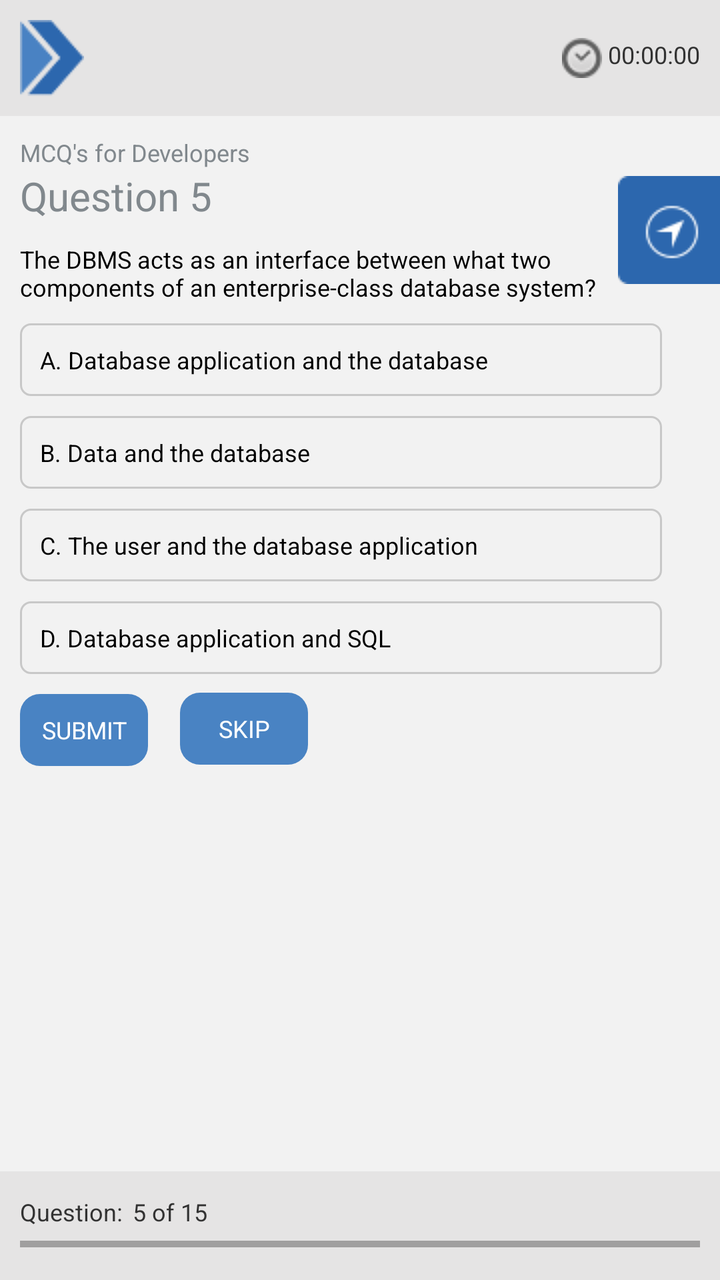
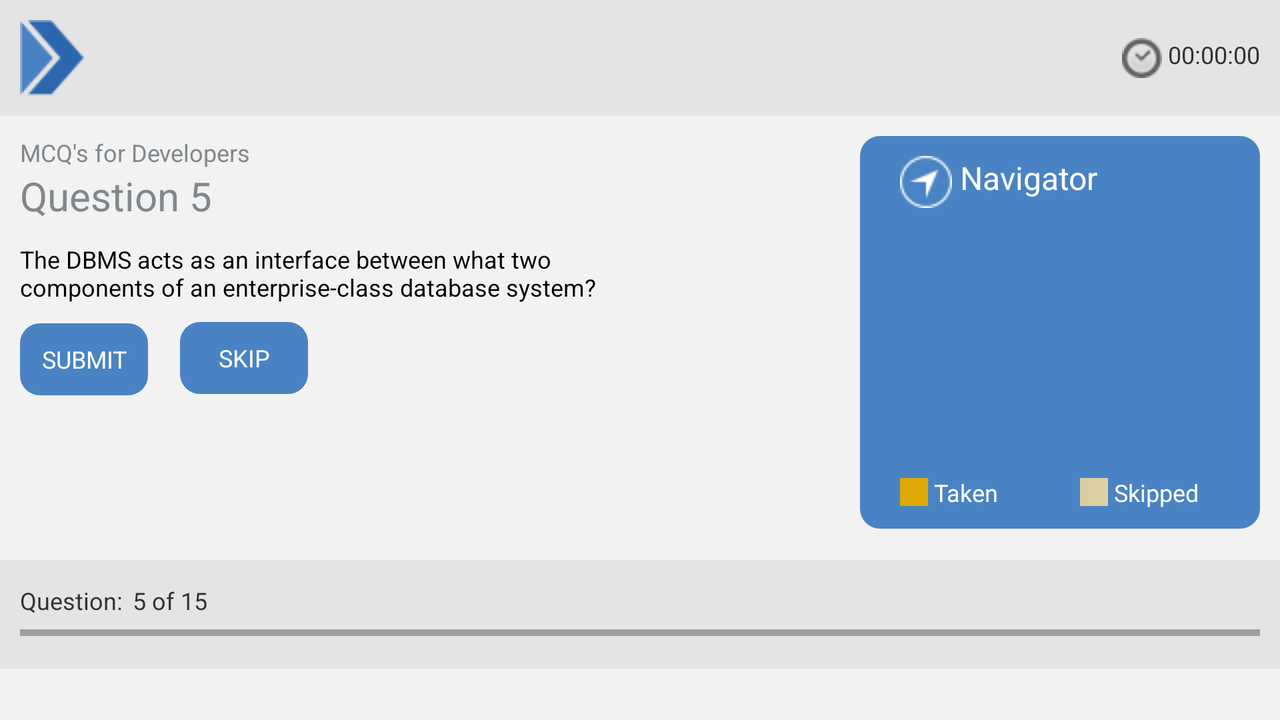

Compare how this app lays out the same screen by default and in its alternative resource folder. The renders come first, then the two layout files and the values they reference.
<!-- AndroidManifest.xml: application theme AppTheme -->
<!-- res/layout/quiz.xml -->
<RelativeLayout xmlns:android="http://schemas.android.com/apk/res/android"
                xmlns:tools="http://schemas.android.com/tools"
                android:layout_width="match_parent"
                android:layout_height="match_parent"

                android:scrollbars="vertical"
                tools:context="com.example.addgrievance.MainActivity"
                android:background="#f2f2f2">

  <FrameLayout
      android:layout_width="match_parent"
      android:layout_height="wrap_content"
      android:background="#e5e4e4"
      android:padding="10dp"
      android:id="@+id/frameLayout4">

    <ImageView
        android:layout_width="wrap_content"
        android:layout_height="wrap_content"
        android:id="@+id/imageView"
        android:background="@drawable/logo" />

    <TextView
        android:layout_width="wrap_content"
        android:layout_height="wrap_content"
        android:text=" 00:00:00"
        android:id="@+id/quiz_txtTimer"
        android:layout_alignParentTop="true"
        android:layout_alignParentRight="true"
        android:layout_alignParentEnd="true"
        android:layout_gravity="right|center_vertical"
        android:textSize="12sp"
        android:drawableLeft="@drawable/time" />

  </FrameLayout>

  <ScrollView
      android:id="@+id/scrollView1"
      android:layout_width="316dp"
      android:layout_height="wrap_content"
      android:scrollbars="vertical"
      android:layout_gravity="top"
      android:layout_below="@+id/frameLayout4"
      android:layout_alignParentLeft="true"
      android:layout_alignParentStart="true"
      android:layout_alignParentRight="true"
      android:layout_alignParentEnd="true"
      android:minHeight="50dp">

    <RelativeLayout
        android:id="@+id/frameLayout1"
        android:layout_width="match_parent"
        android:layout_height="match_parent"
        android:layout_alignParentLeft="true"
        android:layout_alignParentRight="true"
        android:layout_below="@+id/LinearLayout01"
        android:scrollbars="vertical"
        android:gravity="fill|top"
        android:paddingBottom="60dp">

      <RelativeLayout
          android:layout_width="fill_parent"
          android:layout_height="fill_parent"
          android:gravity="top"
          android:minHeight="60dp"
          android:paddingTop="10dp"
          android:paddingBottom="10dp"
          android:paddingLeft="10dp">

        <TextView
            android:layout_width="match_parent"
            android:layout_height="wrap_content"
            android:text="MCQ's for Developers"
            android:id="@+id/quiz_txtMCQ"
            android:textSize="12sp"
            android:textColor="#81888d"
            android:layout_alignRight="@+id/linearLayout"
            android:layout_alignEnd="@+id/linearLayout" />

        <TextView
            android:layout_width="wrap_content"
            android:layout_height="wrap_content"
            android:text="Question"
            android:id="@+id/quiz_txtLabelQuestion1"
            android:layout_alignParentLeft="true"
            android:layout_alignParentStart="true"
            android:textSize="20sp"
            android:gravity="bottom"
            android:layout_below="@+id/quiz_txtMCQ"
            android:textColor="#81888d" />

        <TextView
            android:layout_width="wrap_content"
            android:layout_height="wrap_content"
            android:text="5"
            android:id="@+id/quiz_txtQuestionNo"
            android:layout_toEndOf="@+id/quiz_txtLabelQuestion1"
            android:textSize="20sp"
            android:textColor="#81888d"
            android:layout_above="@+id/linearLayout"
            android:layout_toRightOf="@+id/quiz_txtLabelQuestion1"
            android:layout_marginLeft="5dp" />

        <LinearLayout
            android:orientation="vertical"
            android:layout_width="wrap_content"
            android:layout_height="wrap_content"
            android:id="@+id/linearLayout"
            android:gravity="left|top"
            android:layout_below="@+id/quiz_txtLabelQuestion1"
            android:layout_alignParentLeft="true"
            android:layout_alignParentStart="true"
            android:paddingTop="10dp"
            android:paddingRight="10dp"
            android:paddingBottom="10dp">

          <TextView
              android:layout_width="321dp"
              android:layout_height="0dp"
              android:textAppearance="?android:attr/textAppearanceLarge"
              android:text="The DBMS acts as an interface between what two components of an enterprise-class database system?"
              android:id="@+id/quiz_txtQuestion"
              android:textSize="12sp"
              android:layout_marginBottom="5dp"
              android:layout_weight="1" />

          <RadioGroup
              android:layout_width="match_parent"
              android:layout_height="0dp"
              android:id="@+id/quiz_rgOpinion"
              android:gravity="left"
              android:layout_weight="1">

            <RadioButton
                android:layout_width="match_parent"
                android:id="@+id/radio0"
                android:layout_height="wrap_content"
                android:button="@null"
                android:background="@drawable/radio"
                android:text="A. Database application and the database"
                android:padding="10dp"
                android:layout_marginTop="5dp"
                android:layout_marginBottom="5dp"
                android:textSize="12sp" />

            <RadioButton
                android:id="@+id/radio1"
                android:layout_width="match_parent"
                android:layout_height="wrap_content"
                android:button="@null"
                android:background="@drawable/radio"
                android:text="B. Data and the database"
                android:padding="10dp"
                android:layout_marginTop="5dp"
                android:layout_marginBottom="5dp"
                android:textSize="12sp" />

            <RadioButton
                android:layout_width="match_parent"
                android:id="@+id/radio2"
                android:layout_height="wrap_content"
                android:button="@null"
                android:background="@drawable/radio"
                android:text="C. The user and the database application"
                android:padding="10dp"
                android:layout_marginTop="5dp"
                android:layout_marginBottom="5dp"
                android:textSize="12sp" />

            <RadioButton
                android:layout_width="match_parent"
                android:id="@+id/radio3"
                android:layout_height="wrap_content"
                android:button="@null"
                android:background="@drawable/radio"
                android:text="D. Database application and SQL"
                android:padding="10dp"
                android:layout_marginTop="5dp"
                android:layout_marginBottom="5dp"
                android:textSize="12sp" />

          </RadioGroup>

          <Button
              android:layout_width="wrap_content"
              android:layout_height="0dp"
              android:text="Submit"
              android:id="@+id/quiz_btnSubmit"
              android:textAllCaps="true"
              android:background="@drawable/custom_navigator"
              android:textColor="#ffffff"
              android:textSize="12sp"
              android:minHeight="36dp"
              android:layout_below="@+id/quiz_txtOption4"
              android:layout_alignParentLeft="true"
              android:layout_alignParentStart="true"
              android:layout_marginTop="5dp"
              android:layout_weight="1" />

          <Button
              android:layout_width="wrap_content"
              android:layout_height="0dp"
              android:text="Skip"
              android:id="@+id/quiz_btnSkip"
              android:textAllCaps="true"
              android:background="@drawable/custom_navigator"
              android:textColor="#ffffff"
              android:textSize="12sp"
              android:minHeight="36dp"
              android:layout_below="@+id/quiz_txtOption4"
              android:layout_alignParentRight="true"
              android:layout_alignParentEnd="true"
              android:layout_marginTop="-37dp"
              android:layout_marginLeft="80dp"
              android:layout_weight="1" />
        </LinearLayout>

        <RelativeLayout
            android:layout_width="wrap_content"
            android:layout_height="wrap_content"
            android:id="@+id/navigatorLayout">

          <ImageButton
              android:layout_width="51dp"
              android:layout_height="54dp"
              android:id="@+id/quiz_btnNavSwitch"
              android:src="@drawable/navigator"
              android:layout_toStartOf="@+id/frameNavigator"
              android:layout_toLeftOf="@+id/frameNavigator"
              android:layout_alignParentRight="true"
              android:layout_marginTop="20dp"/>

          <FrameLayout
              android:layout_width="wrap_content"
              android:layout_height="fill_parent"
              android:background="@drawable/custom_navigator"
              android:foregroundGravity="right"
              android:layout_alignParentRight="true"
              android:layout_alignParentEnd="true"
              android:paddingLeft="20dp"
              android:paddingTop="10dp"
              android:paddingRight="20dp"
              android:paddingBottom="10dp"
              android:id="@+id/frameNavigator"
              android:visibility="gone">

            <TextView
                android:layout_width="match_parent"
                android:layout_height="wrap_content"
                android:text=" Navigator"
                android:id="@+id/quiz_txtNavLabel"
                android:layout_weight="0.44"
                android:layout_alignBottom="@+id/quiz_txtMCQ"
                android:layout_toRightOf="@+id/quiz_txtMCQ"
                android:layout_toEndOf="@+id/quiz_txtMCQ"
                android:layout_gravity="left|top"
                android:textColor="#ffffff"
                android:textSize="16sp" />

            <TableLayout
                android:layout_width="wrap_content"
                android:layout_height="wrap_content"
                android:id="@+id/tableNavigatorLayout"
                android:layout_toEndOf="@+id/quiz_txtNavLabel"
                android:layout_toRightOf="@+id/quiz_txtNavLabel"

                android:layout_alignLeft="@+id/linearLayout2"
                android:layout_alignStart="@+id/linearLayout2"
                android:layout_marginTop="35dp">

            </TableLayout>

            <TextView
                android:layout_width="wrap_content"
                android:layout_height="wrap_content"
                android:text=" Taken"
                android:id="@+id/quiz_txtTaken"
                android:layout_marginTop="160dp"
                android:textSize="12sp"
                android:textColor="#ffffff"
                android:minWidth="90dp"
                android:layout_gravity="left"
                android:drawableLeft="@drawable/taken"/>

            <TextView
                android:layout_width="wrap_content"
                android:layout_height="wrap_content"
                android:text=" Skipped"
                android:id="@+id/quiz_txtSkipped"
                android:layout_marginTop="160dp"
                android:textSize="12sp"
                android:textColor="#ffffff"
                android:minWidth="90dp"
                android:layout_gravity="right"
                android:drawableLeft="@drawable/skiped"/>


          </FrameLayout>
        </RelativeLayout>

      </RelativeLayout>

    </RelativeLayout>
  </ScrollView>

  <RelativeLayout
      android:layout_width="fill_parent"
      android:layout_height="wrap_content"
      android:background="#e5e4e4"
      android:padding="10dp"
      android:layout_alignParentBottom="true"
      android:layout_alignParentLeft="true"
      android:layout_alignParentStart="true">

    <TextView
        android:layout_width="wrap_content"
        android:layout_height="wrap_content"
        android:text="Question:"
        android:id="@+id/quiz_txtQLabel"
        android:layout_gravity="left"
        android:textSize="12sp"
        android:layout_above="@+id/questionProgress"
        android:layout_alignLeft="@+id/questionProgress"
        android:layout_alignStart="@+id/questionProgress" />

    <TextView
        android:layout_width="wrap_content"
        android:layout_height="wrap_content"
        android:text="5 of 15"
        android:id="@+id/quiz_txtCurrentQuestion"
        android:layout_gravity="center"
        android:textSize="12sp"
        android:layout_toEndOf="@+id/quiz_txtQLabel"
        android:layout_alignParentTop="true"
        android:layout_toRightOf="@+id/quiz_txtQLabel"
        android:layout_marginLeft="5dp"
        android:layout_marginTop="2dp" />

    <ProgressBar
        style="?android:attr/progressBarStyleHorizontal"
        android:layout_width="match_parent"
        android:layout_height="wrap_content"
        android:id="@+id/questionProgress"
        android:layout_gravity="left|bottom"
        android:layout_below="@+id/quiz_txtCurrentQuestion"
        android:layout_centerHorizontal="true" />
  </RelativeLayout>

</RelativeLayout>
<!-- resources referenced by this layout -->
<resources>
  <!-- drawable custom_navigator (drawable) -->
  <?xml version="1.0" encoding="utf-8"?>
  <selector xmlns:android="http://schemas.android.com/apk/res/android">
  
      <item>         
          <shape android:shape="rectangle">
              <solid android:color="#4983c3" />
              <corners android:radius="10dp" />
          </shape>     
      </item>
  
  </selector>
  <!-- drawable logo: png bitmap (drawable, 1916 bytes) -->
  <!-- drawable navigator: png bitmap (drawable, 2037 bytes) -->
  <!-- drawable radio (drawable) -->
  <?xml version="1.0" encoding="utf-8"?>
  <selector xmlns:android="http://schemas.android.com/apk/res/android">
  
      <item android:state_checked="false">         
          <shape android:shape="rectangle">
              <stroke android:width="1dip" android:color="#c8c8c8" />
              <corners android:radius="5dp" />
          </shape>     
      </item>
      <item android:state_checked="true">         
          <shape android:shape="rectangle">
              <stroke android:width="1dip" android:color="#c8c8c8" />
              <solid android:color="#a1a1a1" />
              <corners android:radius="5dp" />
          </shape>
      </item>
  
  </selector>
  <!-- drawable skiped: jpg bitmap (drawable, 1132 bytes) -->
  <!-- drawable taken: jpg bitmap (drawable, 1132 bytes) -->
  <!-- drawable time: png bitmap (drawable, 1562 bytes) -->
  <style name="AppTheme" parent="android:Theme.Holo.Light.NoActionBar">
      
    </style>
</resources>
<!-- res/layout-land/quiz.xml (the repository's variant of the layout above) -->
<!-- drawn on the phone turned sideways -->
<RelativeLayout xmlns:android="http://schemas.android.com/apk/res/android"
    xmlns:tools="http://schemas.android.com/tools"
    android:layout_width="match_parent"
    android:layout_height="match_parent"
    android:scrollbars="vertical"
    tools:context="com.example.addgrievance.MainActivity"
    android:background="#f2f2f2">

    <FrameLayout
        android:layout_width="match_parent"
        android:layout_height="wrap_content"
        android:background="#e5e4e4"
        android:padding="10dp"
        android:id="@+id/frameLayout4">

        <ImageView
            android:layout_width="wrap_content"
            android:layout_height="wrap_content"
            android:id="@+id/imageView"
            android:background="@drawable/logo" />

        <TextView
            android:layout_width="wrap_content"
            android:layout_height="wrap_content"
            android:text=" 00:00:00"
            android:textAlignment="inherit"
            android:id="@+id/quiz_txtTimer"
            android:layout_alignParentTop="true"
            android:layout_alignParentRight="true"
            android:layout_alignParentEnd="true"
            android:layout_gravity="right|center_vertical"
            android:textSize="12sp"
            android:drawableLeft="@drawable/time" />

    </FrameLayout>

    <ScrollView
        android:id="@+id/scrollView1"
        android:layout_width="316dp"
        android:layout_height="wrap_content"
        android:scrollbars="vertical"
        android:layout_gravity="top"
        android:layout_below="@+id/frameLayout4"
        android:layout_alignParentLeft="true"
        android:layout_alignParentStart="true"
        android:layout_alignParentRight="true"
        android:layout_alignParentEnd="true"
        android:minHeight="50dp">

        <RelativeLayout
            android:id="@+id/frameLayout1"
            android:layout_width="match_parent"
            android:layout_height="match_parent"
            android:layout_alignParentLeft="true"
            android:layout_alignParentRight="true"
            android:layout_below="@+id/LinearLayout01"
            android:scrollbars="vertical"
            android:gravity="fill|top"
            android:paddingBottom="60dp">

            <RelativeLayout
                android:layout_width="fill_parent"
                android:layout_height="fill_parent"
                android:gravity="top"
                android:minHeight="60dp"
                android:padding="10dp">

                <TextView
                    android:layout_width="match_parent"
                    android:layout_height="wrap_content"
                    android:text="MCQ's for Developers"
                    android:id="@+id/quiz_txtMCQ"
                    android:textSize="12sp"
                    android:textColor="#81888d"
                    android:layout_alignRight="@+id/linearLayout"
                    android:layout_alignEnd="@+id/linearLayout" />

                <TextView
                    android:layout_width="wrap_content"
                    android:layout_height="wrap_content"
                    android:text="Question"
                    android:id="@+id/quiz_txtLabelQuestion1"
                    android:layout_alignParentLeft="true"
                    android:layout_alignParentStart="true"
                    android:textSize="20sp"
                    android:gravity="bottom"
                    android:layout_below="@+id/quiz_txtMCQ"
                    android:textColor="#81888d" />

                <TextView
                    android:layout_width="wrap_content"
                    android:layout_height="wrap_content"
                    android:text="5"
                    android:id="@+id/quiz_txtQuestionNo"
                    android:layout_toEndOf="@+id/quiz_txtLabelQuestion1"
                    android:textSize="20sp"
                    android:textColor="#81888d"
                    android:layout_above="@+id/linearLayout"
                    android:layout_toRightOf="@+id/quiz_txtLabelQuestion1"
                    android:layout_marginLeft="5dp" />

                <LinearLayout
                    android:orientation="vertical"
                    android:layout_width="wrap_content"
                    android:layout_height="wrap_content"
                    android:id="@+id/linearLayout"
                    android:gravity="left|top"
                    android:layout_below="@+id/quiz_txtLabelQuestion1"
                    android:layout_alignParentLeft="true"
                    android:layout_alignParentStart="true"
                    android:paddingTop="10dp"
                    android:paddingRight="10dp"
                    android:paddingBottom="10dp">

                    <TextView
                        android:layout_width="321dp"
                        android:layout_height="0dp"
                        android:textAppearance="?android:attr/textAppearanceLarge"
                        android:text="The DBMS acts as an interface between what two components of an enterprise-class database system?"
                        android:id="@+id/quiz_txtQuestion"
                        android:textSize="12sp"
                        android:layout_marginBottom="5dp"
                        android:layout_weight="1" />

                    <RadioGroup
                        android:layout_width="match_parent"
                        android:layout_height="0dp"
                        android:id="@+id/quiz_rgOpinion"
                        android:gravity="left"
                        android:layout_weight="1">

                    </RadioGroup>

                    <Button
                        android:layout_width="wrap_content"
                        android:layout_height="0dp"
                        android:text="Submit"
                        android:id="@+id/quiz_btnSubmit"
                        android:textAllCaps="true"
                        android:background="@drawable/custom_navigator"
                        android:textColor="#ffffff"
                        android:textSize="12sp"
                        android:minHeight="36dp"
                        android:layout_below="@+id/quiz_txtOption4"
                        android:layout_alignParentLeft="true"
                        android:layout_alignParentStart="true"
                        android:layout_marginTop="5dp"
                        android:layout_weight="1" />

                    <Button
                        android:layout_width="wrap_content"
                        android:layout_height="0dp"
                        android:text="Skip"
                        android:id="@+id/quiz_btnSkip"
                        android:textAllCaps="true"
                        android:background="@drawable/custom_navigator"
                        android:textColor="#ffffff"
                        android:textSize="12sp"
                        android:minHeight="36dp"
                        android:layout_below="@+id/quiz_txtOption4"
                        android:layout_alignParentRight="true"
                        android:layout_alignParentEnd="true"
                        android:layout_marginTop="-37dp"
                        android:layout_marginLeft="80dp"
                        android:layout_weight="1" />
                </LinearLayout>

                <FrameLayout
                    android:layout_width="wrap_content"
                    android:layout_height="fill_parent"
                    android:background="@drawable/custom_navigator"
                    android:foregroundGravity="right"
                    android:layout_alignTop="@+id/quiz_txtMCQ"
                    android:layout_alignParentRight="true"
                    android:layout_alignParentEnd="true"
                    android:paddingLeft="20dp"
                    android:paddingTop="10dp"
                    android:paddingRight="20dp"
                    android:paddingBottom="10dp"
                    android:minWidth="200dp"
                    android:id="@+id/frameNavigator">

                    <TextView
                        android:layout_width="match_parent"
                        android:layout_height="wrap_content"
                        android:text=" Navigator"
                        android:id="@+id/quiz_txtNavLabel"
                        android:layout_weight="0.44"
                        android:layout_alignBottom="@+id/quiz_txtMCQ"
                        android:layout_toRightOf="@+id/quiz_txtMCQ"
                        android:layout_toEndOf="@+id/quiz_txtMCQ"
                        android:layout_gravity="left|top"
                        android:textColor="#ffffff"
                        android:textSize="16sp"
                        android:drawableLeft="@drawable/navigator_small" />

                    <TableLayout
                        android:layout_width="wrap_content"
                        android:layout_height="wrap_content"
                        android:id="@+id/tableNavigatorLayout"
                        android:layout_toEndOf="@+id/quiz_txtNavLabel"
                        android:layout_toRightOf="@+id/quiz_txtNavLabel"

                        android:layout_alignLeft="@+id/linearLayout2"
                        android:layout_alignStart="@+id/linearLayout2"
                        android:layout_marginTop="35dp">

                    </TableLayout>

                    <TextView
                        android:layout_width="wrap_content"
                        android:layout_height="wrap_content"
                        android:text=" Taken"
                        android:id="@+id/quiz_txtTaken"
                        android:layout_marginTop="160dp"
                        android:textSize="12sp"
                        android:textColor="#ffffff"
                        android:minWidth="90dp"
                        android:layout_gravity="left"
                        android:drawableLeft="@drawable/taken"/>

                    <TextView
                        android:layout_width="wrap_content"
                        android:layout_height="wrap_content"
                        android:text=" Skipped"
                        android:id="@+id/quiz_txtSkipped"
                        android:layout_marginTop="160dp"
                        android:textSize="12sp"
                        android:textColor="#ffffff"
                        android:minWidth="70dp"
                        android:layout_gravity="right"
                        android:drawableLeft="@drawable/skiped"/>

                </FrameLayout>

            </RelativeLayout>

        </RelativeLayout>
    </ScrollView>

    <RelativeLayout
        android:layout_width="fill_parent"
        android:layout_height="wrap_content"
        android:background="#e5e4e4"
        android:layout_alignBottom="@+id/scrollView1"
        android:padding="10dp">

        <TextView
            android:layout_width="wrap_content"
            android:layout_height="wrap_content"
            android:text="Question:"
            android:id="@+id/quiz_txtQLabel"
            android:layout_gravity="left"
            android:textSize="12sp"
            android:layout_above="@+id/questionProgress"
            android:layout_alignLeft="@+id/questionProgress"
            android:layout_alignStart="@+id/questionProgress" />

        <TextView
            android:layout_width="wrap_content"
            android:layout_height="wrap_content"
            android:text="5 of 15"
            android:id="@+id/quiz_txtCurrentQuestion"
            android:layout_gravity="center"
            android:textSize="12sp"
            android:layout_toEndOf="@+id/quiz_txtQLabel"
            android:layout_alignParentTop="true"
            android:layout_toRightOf="@+id/quiz_txtQLabel"
            android:layout_marginLeft="5dp"
            android:layout_marginTop="2dp" />

        <ProgressBar
            style="?android:attr/progressBarStyleHorizontal"
            android:layout_width="match_parent"
            android:layout_height="wrap_content"
            android:id="@+id/questionProgress"
            android:layout_gravity="left|bottom"
            android:layout_below="@+id/quiz_txtCurrentQuestion"
            android:layout_centerHorizontal="true" />
    </RelativeLayout>

</RelativeLayout>
<!-- resources referenced by the variant -->
<!-- as the phone turned sideways resolves them -->
<resources>
  <!-- drawable custom_navigator (drawable) -->
  <?xml version="1.0" encoding="utf-8"?>
  <selector xmlns:android="http://schemas.android.com/apk/res/android">
  
      <item>         
          <shape android:shape="rectangle">
              <solid android:color="#4983c3" />
              <corners android:radius="10dp" />
          </shape>     
      </item>
  
  </selector>
  <!-- drawable logo: png bitmap (drawable, 1916 bytes) -->
  <!-- drawable navigator_small: png bitmap (drawable, 1447 bytes) -->
  <!-- drawable skiped: jpg bitmap (drawable, 1132 bytes) -->
  <!-- drawable taken: jpg bitmap (drawable, 1132 bytes) -->
  <!-- drawable time: png bitmap (drawable, 1562 bytes) -->
  <style name="AppTheme" parent="android:Theme.Holo.Light.NoActionBar">
      
    </style>
</resources>
